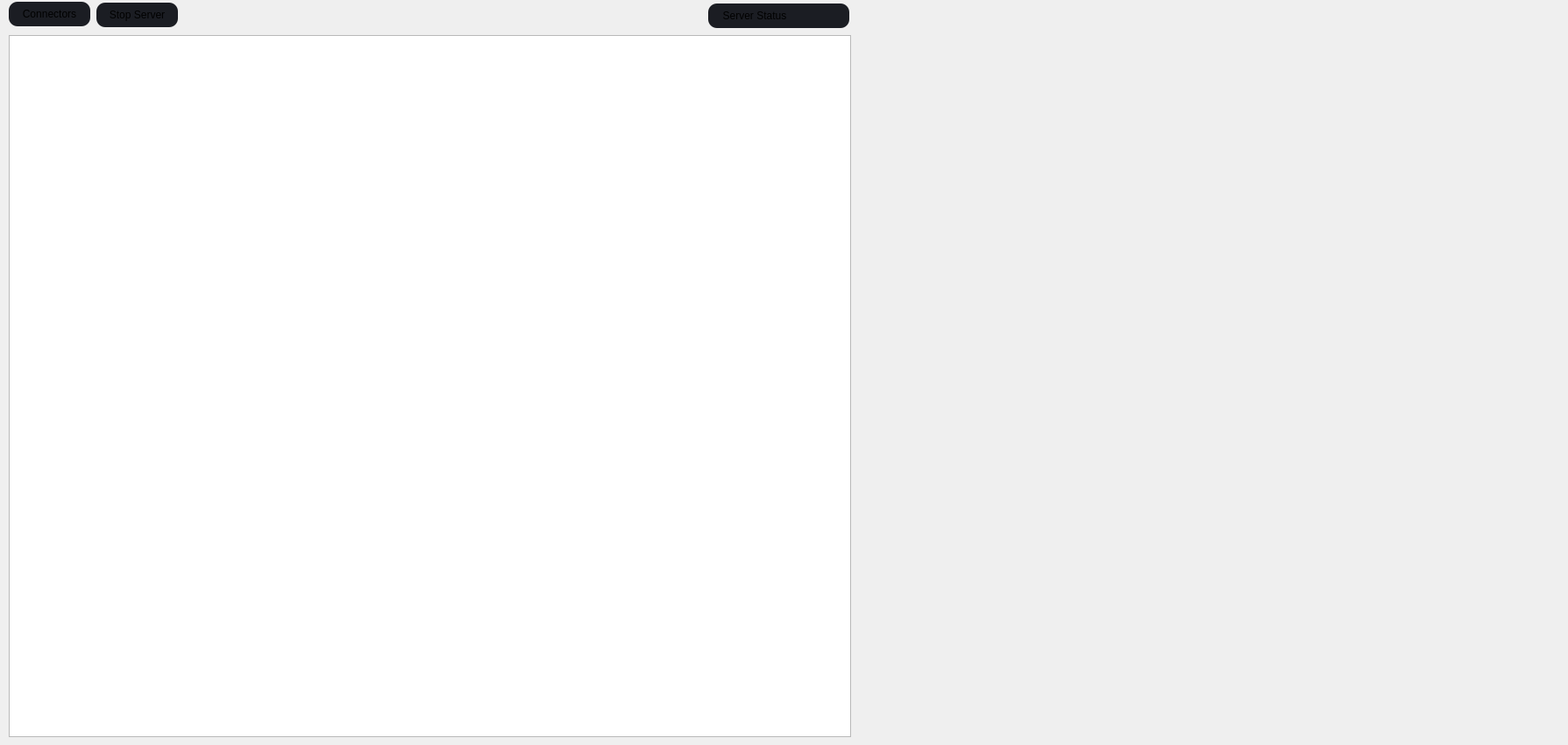
                  <widget class="QWidget" name="page_datas">
                   <widget class="QPushButton" name="btn_connectors">
                    <property name="geometry">
                     <rect>
                      <x>10</x>
                      <y>2</y>
                      <width>93</width>
                      <height>28</height>
                     </rect>
                    </property>
                    <property name="styleSheet">
                     <string notr="true">QPushButton {
	background-position: center;
	background-repeat: no-reperat;
	border: none;
	background-color: rgb(27, 29, 35);
	border-radius: 10px
}
QPushButton:hover {
	background-color: rgb(33, 37, 43);
}
QPushButton:pressed {	
	background-color: rgb(85, 170, 255);
}</string>
                    </property>
                    <property name="text">
                     <string>Connectors</string>
                    </property>
                   </widget>
                   <widget class="QTableWidget" name="data_table">
                    <property name="geometry">
                     <rect>
                      <x>10</x>
                      <y>40</y>
                      <width>961</width>
                      <height>801</height>
                     </rect>
                    </property>
                    <property name="tabletTracking">
                     <bool>false</bool>
                    </property>
                    <property name="styleSheet">
                     <string notr="true">/* Imposta lo stile generale delle celle */
QTableWidget::item {
    background-color: rgba(255, 255, 255, 0.1); /* Colore trasparente con opacità 10% */
    color: white;           /* Colore del testo bianco */
    border: 1px solid rgba(255, 255, 255, 0.2); /* Bordo sottile semi-trasparente */
    padding: 8px;           /* Spaziatura interna per un layout più arioso */
}

/* Colore per le celle selezionate */
QTableWidget::item:selected {
    background-color: qlineargradient(
        x1: 0, y1: 0, x2: 0, y2: 1, 
        stop: 0 #292929, stop: 1 #111111); /* Gradiente scuro per effetto selezione */
    color: yellow; /* Testo giallo per il contrasto */
    border: 1px solid yellow; /* Bordo giallo acceso per evidenziare la selezione */
}

/* Stile per l'intestazione delle colonne */
QHeaderView::section {
    background-color: rgba(255, 255, 255, 0.05); /* Colore leggermente opaco */
    color: white; /* Testo bianco per le intestazioni */
    font-weight: bold; /* Testo in grassetto per l'intestazione */
    padding: 10px; /* Più spaziatura per migliorare la leggibilità */
    border-bottom: 2px solid rgba(255, 255, 255, 0.3); /* Bordo inferiore più definito */
}

/* Stile per l'intestazione delle righe */
QTableCornerButton::section {
    background-color: rgba(255, 255, 255, 0.05); /* Sfondo leggermente opaco */
    color: white; /* Testo bianco per l'intestazione delle righe */
    border: 2px solid rgba(255, 255, 255, 0.3); /* Bordi per l'intestazione delle righe */
}

/* Rimuovi le linee del grigliato della tabella per un aspetto più pulito */
QTableWidget {
    gridline-color: transparent; /* Elimina le linee tra le celle */
}

/* Aggiungi un effetto hover sulle celle */
QTableWidget::item:hover {
    background-color: rgba(255, 255, 255, 0.2); /* Colore leggermente più chiaro al passaggio del mouse */
    border: 1px solid rgba(255, 255, 255, 0.5); /* Bordo più evidente in hover */
}
</string>
                    </property>
                    <property name="showGrid">
                     <bool>true</bool>
                    </property>
                    <property name="gridStyle">
                     <enum>Qt::SolidLine</enum>
                    </property>
                    <property name="sortingEnabled">
                     <bool>false</bool>
                    </property>
                    <property name="rowCount">
                     <number>0</number>
                    </property>
                    <property name="columnCount">
                     <number>0</number>
                    </property>
                   </widget>
                   <widget class="QWidget" name="sim_1_widget" native="true">
                    <property name="geometry">
                     <rect>
                      <x>999</x>
                      <y>49</y>
                      <width>781</width>
                      <height>431</height>
                     </rect>
                    </property>
                    <layout class="QVBoxLayout" name="verticalLayout_7"/>
                   </widget>
                   <widget class="QWidget" name="sim_1_widget_2" native="true">
                    <property name="geometry">
                     <rect>
                      <x>990</x>
                      <y>490</y>
                      <width>781</width>
                      <height>341</height>
                     </rect>
                    </property>
                    <property name="styleSheet">
                     <string notr="true">mio</string>
                    </property>
                    <layout class="QVBoxLayout" name="verticalLayout_8"/>
                   </widget>
                   <widget class="QPushButton" name="btn_stopconn">
                    <property name="geometry">
                     <rect>
                      <x>110</x>
                      <y>3</y>
                      <width>93</width>
                      <height>28</height>
                     </rect>
                    </property>
                    <property name="styleSheet">
                     <string notr="true">QPushButton {
	background-position: center;
	background-repeat: no-reperat;
	border: none;
	background-color: rgb(27, 29, 35);
	border-radius: 10px
}
QPushButton:hover {
	background-color: rgb(33, 37, 43);
}
QPushButton:pressed {	
	background-color: rgb(85, 170, 255);
}</string>
                    </property>
                    <property name="text">
                     <string>Stop Server</string>
                    </property>
                   </widget>
                   <widget class="QLabel" name="server_status">
                    <property name="geometry">
                     <rect>
                      <x>808</x>
                      <y>4</y>
                      <width>161</width>
                      <height>28</height>
                     </rect>
                    </property>
                    <property name="styleSheet">
                     <string notr="true">QLabel{
	background-position: center;
	background-repeat: no-reperat;
	border: none;
	background-color: rgb(27, 29, 35);
	border-radius: 10px;
	text-align:center;
}</string>
                    </property>
                    <property name="text">
                     <string>     Server Status</string>
                    </property>
                   </widget>
                   <widget class="QLabel" name="server_status_icon">
                    <property name="geometry">
                     <rect>
                      <x>927</x>
                      <y>8</y>
                      <width>20</width>
                      <height>20</height>
                     </rect>
                    </property>
                    <property name="styleSheet">
                     <string notr="true">QLabel{
	background-position: center;
	background-repeat: no-reperat;
	border: none;
	background-color: rgb(27, 29, 35);
	border-radius: 10px;
	text-align:center;
}</string>
                    </property>
                    <property name="text">
                     <string/>
                    </property>
                    <property name="scaledContents">
                     <bool>true</bool>
                    </property>
                   </widget>
                  </widget>
